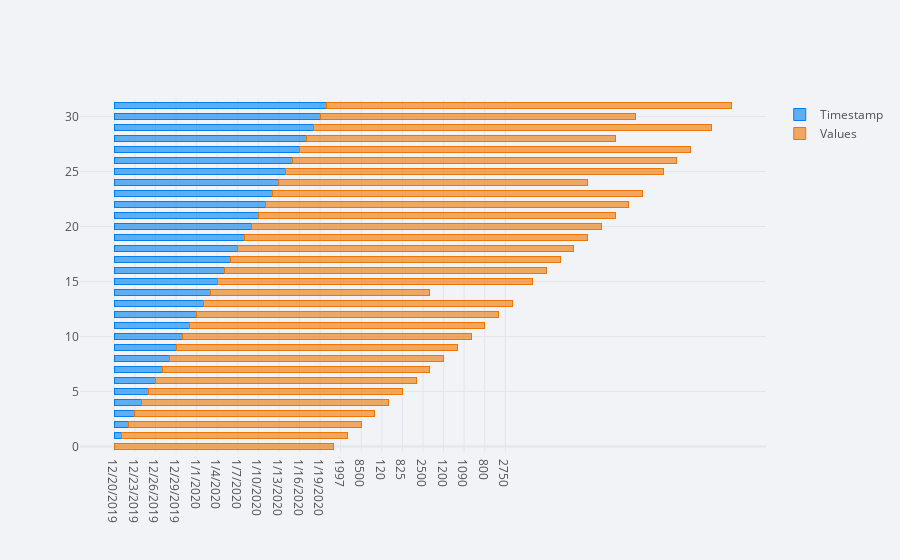

The notebook cell this image was saved under:
### Code cell
df.iplot(kind = 'barh', barmode='stack', bargap=0.5)

### Figure 1 — Plotly figure (JSON) as saved in the notebook; plotly's stock layout.template omitted (floating-point values rounded to 4 significant figures)
{"data": [{"marker": {"color": "rgba(0, 128, 240, 0.6)", "line": {"color": "rgba(0, 128, 240, 1.0)", "width": 1}}, "name": "Timestamp", "orientation": "h", "text": "", "type": "bar", "x": ["12/20/2019", "12/21/2019", "12/22/2019", "12/23/2019", "12/24/2019", "12/25/2019", "12/26/2019", "12/27/2019", "12/28/2019", "12/29/2019", "12/30/2019", "12/31/2019", "1/1/2020", "1/2/2020", "1/3/2020", "1/4/2020", "1/5/2020", "1/6/2020", "1/7/2020", "1/8/2020", "1/9/2020", "1/10/2020", "1/11/2020", "1/12/2020", "1/13/2020", "1/14/2020", "1/15/2020", "1/16/2020", "1/17/2020", "1/18/2020", "1/19/2020", "1/20/2020"], "y": [0, 1, 2, 3, 4, 5, 6, 7, 8, 9, 10, 11, 12, 13, 14, 15, 16, 17, 18, 19, 20, 21, 22, 23, 24, 25, 26, 27, 28, 29, 30, 31]}, {"marker": {"color": "rgba(238, 118, 0, 0.6)", "line": {"color": "rgba(238, 118, 0, 1.0)", "width": 1}}, "name": "Values", "orientation": "h", "text": "", "type": "bar", "x": [2000, 1997, 1994, 10, 8500, 10000, 20, 120, 5000, 4500, 825, 12000, 15000, 2500, 2000, 1500, 1250, 1200, 1190, 1156, 1090, 8000, 600, 800, 2500, 3000, 2900, 2750, 2500, 2250, 1500, 450], "y": [0, 1, 2, 3, 4, 5, 6, 7, 8, 9, 10, 11, 12, 13, 14, 15, 16, 17, 18, 19, 20, 21, 22, 23, 24, 25, 26, 27, 28, 29, 30, 31]}], "layout": {"bargap": 0.5, "barmode": "stack", "legend": {"bgcolor": "#F2F3F7", "font": {"color": "#505050"}, "traceorder": "normal"}, "paper_bgcolor": "#F2F3F7", "plot_bgcolor": "#F2F3F7", "title": {"font": {"color": "#484848"}}, "xaxis": {"gridcolor": "#E1E5ED", "showgrid": true, "tickfont": {"color": "#505050"}, "title": {"font": {"color": "#505050"}, "text": ""}, "zerolinecolor": "#E1E5ED"}, "yaxis": {"gridcolor": "#E1E5ED", "showgrid": true, "tickfont": {"color": "#505050"}, "title": {"font": {"color": "#505050"}, "text": ""}, "zerolinecolor": "#E1E5ED"}}}
